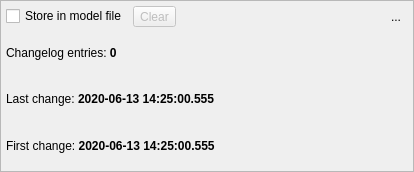
<?xml version="1.0" encoding="UTF-8"?>
<ui version="4.0">
 <class>ChangelogWidget</class>
 <widget class="QWidget" name="ChangelogWidget">
  <property name="geometry">
   <rect>
    <x>0</x>
    <y>0</y>
    <width>414</width>
    <height>172</height>
   </rect>
  </property>
  <property name="minimumSize">
   <size>
    <width>0</width>
    <height>0</height>
   </size>
  </property>
  <property name="maximumSize">
   <size>
    <width>16777215</width>
    <height>16777215</height>
   </size>
  </property>
  <property name="windowTitle">
   <string>Form</string>
  </property>
  <property name="autoFillBackground">
   <bool>true</bool>
  </property>
  <layout class="QVBoxLayout" name="verticalLayout">
   <property name="spacing">
    <number>10</number>
   </property>
   <property name="leftMargin">
    <number>0</number>
   </property>
   <property name="topMargin">
    <number>0</number>
   </property>
   <property name="rightMargin">
    <number>0</number>
   </property>
   <property name="bottomMargin">
    <number>0</number>
   </property>
   <item>
    <widget class="QFrame" name="frame">
     <property name="sizePolicy">
      <sizepolicy hsizetype="Preferred" vsizetype="Preferred">
       <horstretch>0</horstretch>
       <verstretch>0</verstretch>
      </sizepolicy>
     </property>
     <property name="minimumSize">
      <size>
       <width>0</width>
       <height>0</height>
      </size>
     </property>
     <property name="frameShape">
      <enum>QFrame::StyledPanel</enum>
     </property>
     <property name="frameShadow">
      <enum>QFrame::Raised</enum>
     </property>
     <layout class="QGridLayout" name="gridLayout">
      <property name="leftMargin">
       <number>5</number>
      </property>
      <property name="topMargin">
       <number>5</number>
      </property>
      <property name="rightMargin">
       <number>5</number>
      </property>
      <property name="bottomMargin">
       <number>5</number>
      </property>
      <item row="0" column="4">
       <widget class="QToolButton" name="hide_tb">
        <property name="toolTip">
         <string>Hide this widget</string>
        </property>
        <property name="text">
         <string>...</string>
        </property>
        <property name="icon">
         <iconset resource="../../res/resources.qrc">
          <normaloff>:/icons/icons/close1.png</normaloff>:/icons/icons/close1.png</iconset>
        </property>
        <property name="iconSize">
         <size>
          <width>25</width>
          <height>25</height>
         </size>
        </property>
        <property name="autoRaise">
         <bool>true</bool>
        </property>
       </widget>
      </item>
      <item row="0" column="2" colspan="2">
       <spacer name="horizontalSpacer">
        <property name="orientation">
         <enum>Qt::Horizontal</enum>
        </property>
        <property name="sizeType">
         <enum>QSizePolicy::Expanding</enum>
        </property>
        <property name="sizeHint" stdset="0">
         <size>
          <width>20</width>
          <height>20</height>
         </size>
        </property>
       </spacer>
      </item>
      <item row="0" column="0">
       <widget class="QCheckBox" name="persisted_chk">
        <property name="sizePolicy">
         <sizepolicy hsizetype="Preferred" vsizetype="Fixed">
          <horstretch>0</horstretch>
          <verstretch>0</verstretch>
         </sizepolicy>
        </property>
        <property name="toolTip">
         <string>Toggles the saving of the changelog to database model file.</string>
        </property>
        <property name="text">
         <string>Store in model file</string>
        </property>
       </widget>
      </item>
      <item row="1" column="0" colspan="5">
       <widget class="QLabel" name="info_lbl">
        <property name="sizePolicy">
         <sizepolicy hsizetype="Expanding" vsizetype="Preferred">
          <horstretch>0</horstretch>
          <verstretch>0</verstretch>
         </sizepolicy>
        </property>
        <property name="text">
         <string>Changelog entries: &lt;strong&gt;0&lt;/strong&gt;</string>
        </property>
       </widget>
      </item>
      <item row="2" column="0" colspan="5">
       <widget class="QLabel" name="last_change_lbl">
        <property name="sizePolicy">
         <sizepolicy hsizetype="Expanding" vsizetype="Preferred">
          <horstretch>0</horstretch>
          <verstretch>0</verstretch>
         </sizepolicy>
        </property>
        <property name="text">
         <string>Last change: &lt;strong&gt;2020-06-13 14:25:00.555&lt;/strong&gt;</string>
        </property>
       </widget>
      </item>
      <item row="0" column="1">
       <widget class="QToolButton" name="clear_tb">
        <property name="enabled">
         <bool>false</bool>
        </property>
        <property name="sizePolicy">
         <sizepolicy hsizetype="Fixed" vsizetype="Preferred">
          <horstretch>0</horstretch>
          <verstretch>0</verstretch>
         </sizepolicy>
        </property>
        <property name="minimumSize">
         <size>
          <width>0</width>
          <height>0</height>
         </size>
        </property>
        <property name="toolTip">
         <string>Clears the entire changelog.</string>
        </property>
        <property name="text">
         <string>Clear</string>
        </property>
        <property name="icon">
         <iconset resource="../../res/resources.qrc">
          <normaloff>:/icons/icons/cleartext.png</normaloff>:/icons/icons/cleartext.png</iconset>
        </property>
        <property name="iconSize">
         <size>
          <width>32</width>
          <height>32</height>
         </size>
        </property>
        <property name="shortcut">
         <string>Shift+Del</string>
        </property>
        <property name="toolButtonStyle">
         <enum>Qt::ToolButtonTextBesideIcon</enum>
        </property>
        <property name="autoRaise">
         <bool>false</bool>
        </property>
       </widget>
      </item>
      <item row="3" column="0" colspan="5">
       <widget class="QLabel" name="first_change_lbl">
        <property name="sizePolicy">
         <sizepolicy hsizetype="Expanding" vsizetype="Preferred">
          <horstretch>0</horstretch>
          <verstretch>0</verstretch>
         </sizepolicy>
        </property>
        <property name="text">
         <string>First change: &lt;strong&gt;2020-06-13 14:25:00.555&lt;/strong&gt;</string>
        </property>
       </widget>
      </item>
     </layout>
    </widget>
   </item>
  </layout>
 </widget>
 <resources>
  <include location="../../res/resources.qrc"/>
  <include location="../../res/resources.qrc"/>
  <include location="../../res/resources.qrc"/>
 </resources>
 <connections/>
</ui>
